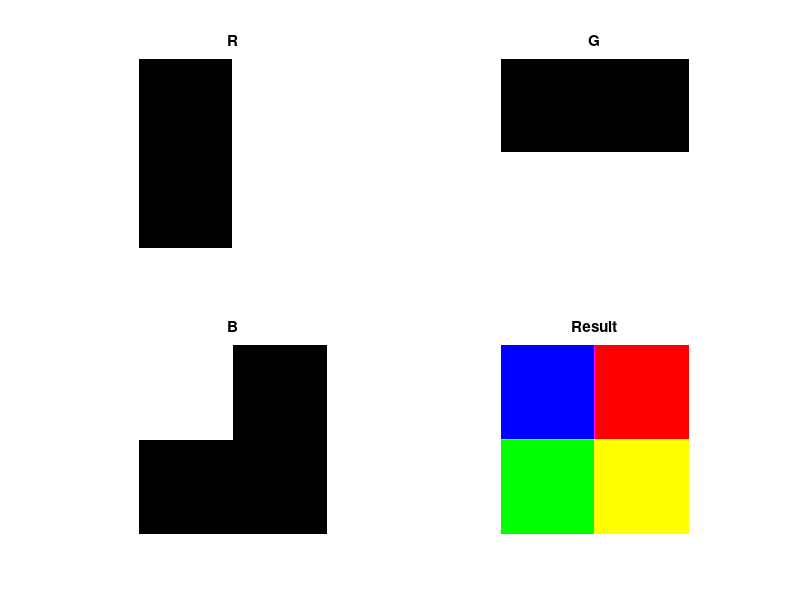

The MATLAB source for this figure:
% 1.1 Creating	images	of	3	channels	(color	images)	
% The	RGB	images	are	formed	by	3	matrices,	commonly	called	channels.	
% a)	Create	the	3	images	in	gray	scale	as	shown	in	Figure	1.	
% b)	Combine	the	3	obtained	to	construct	the	color	image	shown	in	Figure	1(right).	
% c)	Save	the	image	as	3channels.jpg
%We create a first matrix, size 200x200, full with zeros (a black square)
A=zeros(200,200);
%Image1
%Using the original matrix, we set as 255(white) the columns from 100 to 200
%(second half) and create an b&w image
M1=A;
M1(1:200,100:200)=255;
im1=mat2gray(M1);
%Image2
%Using the original matrix, we set as 255(white) the rows from 100 to 200
%(second half) and create an b&w image
M2=A;
M2(100:200,1:200)=255;
im2=mat2gray(M2);

%Image3
%Using the original matrix, we set as 255(white) the cells from 1x1 to
%100x100, the first cuadrant and create an b&w image
M3=A;
M3(1:100,1:100)=255;
im3=mat2gray(M3);

%Image4
%We create a RGB image from the other three matrixes (Red, Green and Blue)
im4 = cat(3, M1, M2, M3);

%We show all the images
subplot(2, 2, 1);
imshow(im1);
title('R')
subplot(2, 2, 2);
imshow(im2);
title('G')

subplot(2, 2, 3);
imshow(im3);
title('B')

subplot(2, 2, 4);
imshow(im4);
title('Result')


%We write the 4th image to a file called 3channels.jpg
imwrite(im4, '3channels.jpg');